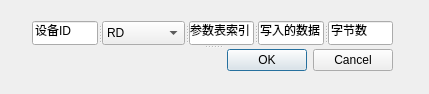
<?xml version="1.0" encoding="UTF-8"?>
<ui version="4.0">
 <class>AdvancedControl</class>
 <widget class="QDialog" name="AdvancedControl">
  <property name="geometry">
   <rect>
    <x>0</x>
    <y>0</y>
    <width>429</width>
    <height>94</height>
   </rect>
  </property>
  <property name="windowTitle">
   <string>命令发送高级模式</string>
  </property>
  <widget class="QSplitter" name="splitter_2">
   <property name="geometry">
    <rect>
     <x>32</x>
     <y>21</y>
     <width>361</width>
     <height>51</height>
    </rect>
   </property>
   <property name="orientation">
    <enum>Qt::Vertical</enum>
   </property>
   <widget class="QSplitter" name="splitter">
    <property name="orientation">
     <enum>Qt::Horizontal</enum>
    </property>
    <widget class="QLineEdit" name="lineEdit_ID">
     <property name="text">
      <string>设备ID</string>
     </property>
    </widget>
    <widget class="QComboBox" name="comboBox_CMDType">
     <item>
      <property name="text">
       <string>RD</string>
      </property>
     </item>
     <item>
      <property name="text">
       <string>WR</string>
      </property>
     </item>
     <item>
      <property name="text">
       <string>WR_NR</string>
      </property>
     </item>
     <item>
      <property name="text">
       <string>WR_REG</string>
      </property>
     </item>
     <item>
      <property name="text">
       <string>SCP</string>
      </property>
     </item>
     <item>
      <property name="text">
       <string>RD_HP</string>
      </property>
     </item>
    </widget>
    <widget class="QLineEdit" name="lineEdit_index">
     <property name="text">
      <string>参数表索引</string>
     </property>
    </widget>
    <widget class="QLineEdit" name="lineEdit_data">
     <property name="text">
      <string>写入的数据</string>
     </property>
    </widget>
    <widget class="QLineEdit" name="lineEdit_dataLength">
     <property name="text">
      <string>字节数</string>
     </property>
    </widget>
   </widget>
   <widget class="QDialogButtonBox" name="buttonBox">
    <property name="orientation">
     <enum>Qt::Horizontal</enum>
    </property>
    <property name="standardButtons">
     <set>QDialogButtonBox::Cancel|QDialogButtonBox::Ok</set>
    </property>
   </widget>
  </widget>
 </widget>
 <tabstops>
  <tabstop>lineEdit_ID</tabstop>
  <tabstop>comboBox_CMDType</tabstop>
  <tabstop>lineEdit_index</tabstop>
  <tabstop>lineEdit_data</tabstop>
  <tabstop>lineEdit_dataLength</tabstop>
 </tabstops>
 <resources/>
 <connections>
  <connection>
   <sender>buttonBox</sender>
   <signal>rejected()</signal>
   <receiver>AdvancedControl</receiver>
   <slot>reject()</slot>
   <hints>
    <hint type="sourcelabel">
     <x>316</x>
     <y>260</y>
    </hint>
    <hint type="destinationlabel">
     <x>286</x>
     <y>274</y>
    </hint>
   </hints>
  </connection>
 </connections>
</ui>
